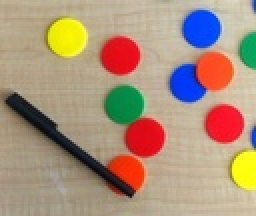
%> input picture a_color_elastica_model/chipCrop.jpg, 128 x 108 px, shrunk from 309 x 260 before the run (shown 2 times larger)
$ octave demo.m   (GNU Octave 9; MATLAB toolbox functions it lacks are replaced by stand-ins)
%> lines starting %> are read from the running program, lines starting %| are printed output that depends on the picture
### a_color_elastica_model/CE.m
% MATLAB code for "A Color Elastica Model for Vector-Valued Image
% Regularization" by Liu, Hao and Tai, Xue-Cheng and Kimmel, Ron and
% Glowinski, Roland .
% https://epubs.siam.org/doi/abs/10.1137/20M1354532
%
% If this code is useful, pleae cite our paper.
%

% Copyright (c) 2022 Hao Liu (haoliu AT hkbu.edu.hk)
% Department of Mathematics,
% Hong Kong Baptist University
% Kowloon, Hong Kong
% https://www.math.hkbu.edu.hk/~haoliu/
%
% Permission is hereby granted, free of charge, to any person obtaining a copy
% of this software and associated documentation files (the "Software"), to deal
% in the Software without restriction, subject to the following conditions:
%
% The above copyright notice and this permission notice shall be included in
% all copies or substantial portions of the Software.
%
% The Software is provided "as is", without warranty of any kind.

function u=CE(f,alpha1,beta,eta,tau,tol,tol1)

% parameters:
% alpha1: alpha in the model
% beta: beta in the model
% eta: eta in the model
% tol: stopping critetion for the algorithm
% tol1: stopping criterion for the inner iteration in fractional step 1 for
%       p
% tau: time step.


[m,n,k]=size(f);


gamma1=1;
gamma2=3;


h=1;
u=f;
[p1,p2]=gradu(u);


[G11,G12,G22]=Mp(p1,p2,alpha1);
g=G11.*G22-G12.^2;

[lambda1,lambda2]=initialLambda(g,G11,G12,G22,p1,p2);

xx=(1:m)-1;
yy=(1:n)-1;
[y1,x1]=meshgrid(yy,xx);
zx=2*pi*x1/m;
zy=2*pi*y1/n;

w0=(1-exp(-sqrt(-1)*zx)).*(exp(sqrt(-1)*zx)-1)+...
    (1-exp(-sqrt(-1)*zy)).*(exp(sqrt(-1)*zy)-1);
w=eta*((1-exp(-sqrt(-1)*zx)).*(exp(sqrt(-1)*zx)-1)+...
    (1-exp(-sqrt(-1)*zy)).*(exp(sqrt(-1)*zy)-1))-tau;


ss=10;
kk=0;
err=[];
energy=[];

while ss>tol
    kk=kk+1;
    %%%%%% step 1
    dLambda=divLambda(lambda1,lambda2);
    s=sum(dLambda.^2,3);
    s1=zeros(m,n);
    [p1_1,p2_1]=updatep(p1,p2,s,s1,alpha1,beta,tau,tol1);

    [G11temp,G12temp,G22temp]=Mp(p1_1,p2_1,alpha1);
    G11_1=exp(-gamma2*tau)*G11+(1-exp(-gamma2*tau))*G11temp;
    G12_1=exp(-gamma2*tau)*G12+(1-exp(-gamma2*tau))*G12temp;
    G22_1=exp(-gamma2*tau)*G22+(1-exp(-gamma2*tau))*G22temp;
    g_1=G11_1.*G22_1-G12_1.^2;
    tau_lambda_temp=2*tau*beta./sqrt(g_1);
    tau_lambda=max(abs(tau_lambda_temp(:)));

    rhs=(tau_lambda-2*tau*beta./sqrt(g_1)).*dLambda;
    rhsex=expandf3(rhs);
    rhs_1=gamma1*lambda1-(rhsex(3:end,2:end-1,:)-rhsex(2:end-1,2:end-1,:));
    rhs_2=gamma1*lambda2-(rhsex(2:end-1,3:end,:)-rhsex(2:end-1,2:end-1,:));

    rhs_1F=zeros(m,n,k);
    rhs_2F=zeros(m,n,k);
    for ii=1:3
        rhs_1F(:,:,ii)=fft2(rhs_1(:,:,ii));
        rhs_2F(:,:,ii)=fft2(rhs_2(:,:,ii));
    end

    a11=gamma1-2*tau_lambda*(cos(zx)-1);
    a12=tau_lambda*(cos(zx)-1+sqrt(-1)*sin(zx)).*(cos(zy)-1-sqrt(-1)*sin(zy));
    a21=tau_lambda*(cos(zy)-1+sqrt(-1)*sin(zy)).*(cos(zx)-1-sqrt(-1)*sin(zx));
    a22=gamma1-2*tau_lambda*(cos(zy)-1);
    D=gamma1^2+2*gamma1*tau_lambda*(2-cos(zx)-cos(zy));

    lambda1_1=zeros(m,n,k);
    lambda2_1=zeros(m,n,k);
    for ii=1:3
        lambda1_1(:,:,ii)=real(ifft2((a22.*rhs_1F(:,:,ii)-a12.*rhs_2F(:,:,ii))./D));
        lambda2_1(:,:,ii)=real(ifft2((-a21.*rhs_1F(:,:,ii)+a11.*rhs_2F(:,:,ii))./D));
    end

    %%%%%%%%%%% step 2
    A11=2*G11_1.^2./g_1+2*G12_1.^2./g_1+2*gamma1;
    A12=2*G11_1.*G12_1./g_1+2*G12_1.*G22_1./g_1;
    A22=2*G12_1.^2./g_1+2*G22_1.^2./g_1+2*gamma1;

    b1=2*G11_1./sqrt(g_1).*p1_1+2*G12_1./sqrt(g_1).*p2_1+2*gamma1*lambda1_1;
    b2=2*G12_1./sqrt(g_1).*p1_1+2*G22_1./sqrt(g_1).*p2_1+2*gamma1*lambda2_1;

    detA=A11.*A22-A12.^2;

    lambda1_2=(A22.*b1-A12.*b2)./detA;
    lambda2_2=(-A12.*b1+A11.*b2)./detA;

    p1_2=(G11_1.*lambda1_2+G12_1.*lambda2_2)./sqrt(g_1);
    p2_2=(G12_1.*lambda1_2+G22_1.*lambda2_2)./sqrt(g_1);

    [G11temp,G12temp,G22temp]=Mp(p1_2,p2_2,alpha1);
    G11_2=exp(-gamma2*tau)*G11_1+(1-exp(-gamma2*tau))*G11temp;
    G12_2=exp(-gamma2*tau)*G12_1+(1-exp(-gamma2*tau))*G12temp;
    G22_2=exp(-gamma2*tau)*G22_1+(1-exp(-gamma2*tau))*G22temp;
    g_2=G11_2.*G22_2-G12_2.^2;
    dp=divLambda(p1_2,p2_2);

    %%%%%%%%%% step 3
    dp=divLambda(p1_2,p2_2);

    rhs=eta*dp-tau*f;

    rhs_F=zeros(m,n,k);
    for ii=1:3
        rhs_F(:,:,ii)=fft2(rhs(:,:,ii))./w;
    end

    u_3=zeros(m,n,k);
    for ii=1:3
        u_3(:,:,ii)=real(ifft2(rhs_F(:,:,ii)));
    end

    [p1_3,p2_3]=gradu(u_3);
    [G11temp,G12temp,G22temp]=Mp(p1_3,p2_3,alpha1);
    G11_3=exp(-gamma2*tau)*G11_2+(1-exp(-gamma2*tau))*G11temp;
    G12_3=exp(-gamma2*tau)*G12_2+(1-exp(-gamma2*tau))*G12temp;
    G22_3=exp(-gamma2*tau)*G22_2+(1-exp(-gamma2*tau))*G22temp;
    g_3=G11_3.*G22_3-G12_3.^2;
    %%%%%%%%%%%%%% energy
    gtemp=G11temp.*G22temp-G12temp.^2;
    mu1=(G22temp.*p1_3-G12temp.*p2_3)./sqrt(gtemp);
    mu2=(-G12temp.*p1_3+G11temp.*p2_3)./sqrt(gtemp);
    dmu=divLambda(mu1,mu2);
    ener1=sqrt(gtemp)+beta*sum(dmu.^2,3)./sqrt(gtemp);
    ener2=sum((u_3-f).^2,3)/(2*eta);
    ener=(sum(ener1(:))+sum(ener2(:)));
    ss=sqrt(sum(abs(u(:)-u_3(:)).^2));
    err=[err;ss];
    energy=[energy;ener];
    % uncomment the following line if to show the history of energy and
    % error
    sprintf('%i %e %e',kk,ener,ss)
    %%%%%%%%% update
    u=u_3;
    p1=p1_3;
    p2=p2_3;
    lambda1=lambda1_2;
    lambda2=lambda2_2;
    G11=G11_3;
    G12=G12_3;
    G22=G22_3;
    g=g_3;
end

### a_color_elastica_model/expandf3.m
function pexpand=expandf3(p)

[M,N,K]=size(p);
pexpand=zeros(M+2,N+2,K);
pexpand(2:end-1,2:end-1,:)=p;
pexpand(1,:,:)=pexpand(end-1,:,:);
pexpand(end,:,:)=pexpand(2,:,:);
pexpand(:,1,:)=pexpand(:,end-1,:);
pexpand(:,end,:)=pexpand(:,2,:);

### a_color_elastica_model/gradu.m
function [ux,uy]=gradu(u)

uex=expandf3(u);
ux=(uex(3:end,2:end-1,:)-uex(2:end-1,2:end-1,:));
uy=(uex(2:end-1,3:end,:)-uex(2:end-1,2:end-1,:));

### a_color_elastica_model/Mp.m
function [G11,G12,G22]=Mp(p1,p2,alpha1)

G11=alpha1+p1(:,:,1).^2+p1(:,:,2).^2+p1(:,:,3).^2;
G12=p1(:,:,1).*p2(:,:,1)+p1(:,:,2).*p2(:,:,2)+p1(:,:,3).*p2(:,:,3);
G22=alpha1+p2(:,:,1).^2+p2(:,:,2).^2+p2(:,:,3).^2;

### a_color_elastica_model/initialLambda.m
function [lm1,lm2]=initialLambda(g,G11,G12,G22,p1,p2)

% [11 lines of commented-out code are left out]
sqg=sqrt(g);
fac=sqg./g;
lm1=fac.*(G22.*p1-G12.*p2);
lm2=fac.*(-G12.*p1+G11.*p2);
% [6 lines of commented-out code are left out]

### a_color_elastica_model/divLambda.m
function dLambda=divLambda(lambda1,lambda2)

lambda1ex=expandf3(lambda1);
lambda2ex=expandf3(lambda2);

dLambda=(lambda1ex(2:end-1,2:end-1,:)-lambda1ex(1:end-2,2:end-1,:)+...
    lambda2ex(2:end-1,2:end-1,:)-lambda2ex(2:end-1,1:end-2,:));

### a_color_elastica_model/updatep.m
function [q1,q2]=updatep(p1,p2,s,s1,alpha1,beta,tau,tol)
IterNum=50;
scale1=1;
q1=zeros(size(p1));
q2=zeros(size(p2));

q1temp=p1;
q2temp=p2;
err=10;
qq=p1(:,:,1);
kk=0;
while err>tol && kk<IterNum
    kk=kk+1;
    q1temp(:,:,1)=qq;
    [G11,G12,G22]=Mp(q1temp,q2temp,alpha1);
    m=G11.*G22-G12.^2;
    dq1=1/tau*(qq-p1(:,:,1))+1/2*((1+s1)./sqrt(m)-beta.*s./(m.^(3/2))).*(2*G22.*qq-2*G12.*p2(:,:,1));
    dq2=1/tau+1/2*((1+s1).*m.^(-1/2)-beta*s.*m.^(-3/2)).*(2*G22-2*p2(:,:,1).^2)+...
        1/2*((1+s1).*(-1/2).*m.^(-3/2)+3/2*beta*s.*m.^(-5/2)).*(2*G22.*qq-2*G12.*p2(:,:,1)).^2;
    qq1=qq-scale1*dq1./dq2;
    err=max(abs(qq1(:)-qq(:)));
    qq=qq1;
end
q1(:,:,1)=qq1;

q1temp=p1;
q2temp=p2;
err=10;
qq=p1(:,:,2);
kk=0;
while err>tol && kk<IterNum
    kk=kk+1;
    q1temp(:,:,2)=qq;
    [G11,G12,G22]=Mp(q1temp,q2temp,alpha1);
    m=G11.*G22-G12.^2;
    dq1=1/tau*(qq-p1(:,:,2))+1/2*((1+s1)./sqrt(m)-beta.*s./(m.^(3/2))).*(2*G22.*qq-2*G12.*p2(:,:,2));
    dq2=1/tau+1/2*((1+s1).*m.^(-1/2)-beta*s.*m.^(-3/2)).*(2*G22-2*p2(:,:,2).^2)+...
        1/2*((1+s1).*(-1/2).*m.^(-3/2)+3/2*beta*s.*m.^(-5/2)).*(2*G22.*qq-2*G12.*p2(:,:,2)).^2;
    qq1=qq-scale1*dq1./dq2;
    err=max(abs(qq1(:)-qq(:)));
    qq=qq1;
end
q1(:,:,2)=qq1;

q1temp=p1;
q2temp=p2;
err=10;
qq=p1(:,:,3);
kk=0;
while err>tol && kk<IterNum
    kk=kk+1;
    q1temp(:,:,3)=qq;
    [G11,G12,G22]=Mp(q1temp,q2temp,alpha1);
    m=G11.*G22-G12.^2;
    dq1=1/tau*(qq-p1(:,:,3))+...
        1/2*((1+s1)./sqrt(m)-beta.*s./(m.^(3/2))).*(2*G22.*qq-2*G12.*p2(:,:,3));
    dq2=1/tau+1/2*((1+s1).*m.^(-1/2)-beta*s.*m.^(-3/2)).*(2*G22-2*p2(:,:,3).^2)+...
        1/2*((1+s1).*(-1/2).*m.^(-3/2)+3/2*beta*s.*m.^(-5/2)).*(2*G22.*qq-2*G12.*p2(:,:,3)).^2;
    qq1=qq-scale1*dq1./dq2;
    err=max(abs(qq1(:)-qq(:)));
    qq=qq1;
end
q1(:,:,3)=qq1;

q1temp=p1;
q2temp=p2;
err=10;
qq=p2(:,:,1);
kk=0;
while err>tol && kk<IterNum
    kk=kk+1;
    q2temp(:,:,1)=qq;
    [G11,G12,G22]=Mp(q1temp,q2temp,alpha1);
    m=G11.*G22-G12.^2;
    dq1=1/tau*(qq-p2(:,:,1))+...
        1/2*((1+s1)./sqrt(m)-beta.*s./(m.^(3/2))).*(2*G11.*qq-2*G12.*p1(:,:,1));
    dq2=1/tau+1/2*((1+s1).*m.^(-1/2)-beta*s.*m.^(-3/2)).*(2*G11-2*p1(:,:,1).^2)+...
        1/2*((1+s1).*(-1/2).*m.^(-3/2)+3/2*beta*s.*m.^(-5/2)).*(2*G11.*qq-2*G12.*p1(:,:,1)).^2;
    qq1=qq-scale1*dq1./dq2;
    err=max(abs(qq1(:)-qq(:)));
    qq=qq1;
end
q2(:,:,1)=qq1;

q1temp=p1;
q2temp=p2;
err=10;
qq=p2(:,:,2);
kk=0;
while err>tol && kk<IterNum
    kk=kk+1;
    q2temp(:,:,2)=qq;
    [G11,G12,G22]=Mp(q1temp,q2temp,alpha1);
    m=G11.*G22-G12.^2;
    dq1=1/tau*(qq-p2(:,:,2))+...
        1/2*((1+s1)./sqrt(m)-beta.*s./(m.^(3/2))).*(2*G11.*qq-2*G12.*p1(:,:,2));
    dq2=1/tau+1/2*((1+s1).*m.^(-1/2)-beta*s.*m.^(-3/2)).*(2*G11-2*p1(:,:,2).^2)+...
        1/2*((1+s1).*(-1/2).*m.^(-3/2)+3/2*beta*s.*m.^(-5/2)).*(2*G11.*qq-2*G12.*p1(:,:,2)).^2;
    qq1=qq-scale1*dq1./dq2;
    err=max(abs(qq1(:)-qq(:)));
    qq=qq1;
end
q2(:,:,2)=qq1;

q1temp=p1;
q2temp=p2;
err=10;
qq=p2(:,:,3);
kk=0;
while err>tol && kk<IterNum
    kk=kk+1;
    q2temp(:,:,3)=qq;
    [G11,G12,G22]=Mp(q1temp,q2temp,alpha1);
    m=G11.*G22-G12.^2;
    dq1=1/tau*(qq-p2(:,:,3))+...
        1/2*((1+s1)./sqrt(m)-beta.*s./(m.^(3/2))).*(2*G11.*qq-2*G12.*p1(:,:,3));
    dq2=1/tau+1/2*((1+s1).*m.^(-1/2)-beta*s.*m.^(-3/2)).*(2*G11-2*p1(:,:,3).^2)+...
        1/2*((1+s1).*(-1/2).*m.^(-3/2)+3/2*beta*s.*m.^(-5/2)).*(2*G11.*qq-2*G12.*p1(:,:,3)).^2;
    qq1=qq-scale1*dq1./dq2;
    err=max(abs(qq1(:)-qq(:)));
    qq=qq1;
end
q2(:,:,3)=qq1;

### a_color_elastica_model/demo.m
clear

f=double(imread('chipCrop.jpg'))/255;

[m,n,k]=size(f);
%> m = 108; n = 128; k = 3
f0=f;

%%% Gaussian noise
noiseLevel=0.06;
% f=f0+randn(m,n,k)*sqrt(noiseLevel);
f=f0+randn(m,n,k)*(noiseLevel);

% %%%%%%%% Poisson noise
% fac=1*10^10;
% f=double(imnoise(f0/fac,'poisson')*fac);


f=min(f,1);
f=max(f,0);

alpha1=1e-2;
beta=0.005;
eta=1;
tol=1e-2;
tol1=1e-5;
tau=5e-2;

u=CE(f,alpha1,beta,eta,tau,tol,tol1);
%> in expandf3, `pexpand(:,1,:)=pexpand(:,end-1,:);`: pexpand: size 110x130x3 double; mean R, G, B 0.667, 0.572, 0.482
%> in expandf3, `pexpand(:,end,:)=pexpand(:,2,:);`:
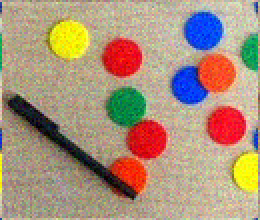
%> pexpand: size 110x130x3 double (shown 2 times larger); mean R, G, B 0.672, 0.576, 0.486
%> the loop in CE, `while ss>tol` made 106 passes
%> (tau_lambda, ener, ss) on passes 10 to 15: (0.0498, 511.1, 0.286), (0.0498, 496.8, 0.282), (0.0498, 483, 0.277), (0.0499, 469.7, 0.273), (0.0498, 456.9, 0.269), (0.0498, 444.6, 0.264)
%> pass 1, in divLambda, `lambda2ex=expandf3(lambda2);`:
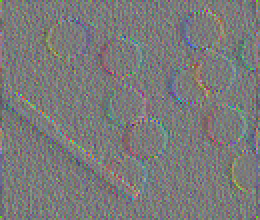
%> lambda2ex: size 110x130x3 double (shown 2 times larger); mean R, G, B -0.00102, -0.000883, -0.00147; drawn with min black and max white
%> pass 1, in divLambda, `dLambda=(lambda1ex(2:end-1,2:end-1,:)-lambda1ex(1:end-2,2:end-1,:)+ la..`:
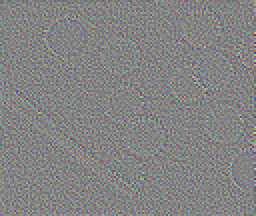
%> dLambda: size 108x128x3 double (shown 2 times larger); mean R, G, B -3.03e-18, 7.87e-19, -6.1e-19; drawn with min black and max white
%> pass 1, in CE, `s=sum(dLambda.^2,3);`:
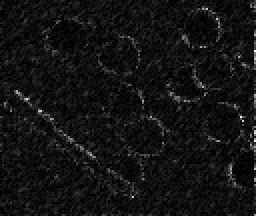
%> s: size 108x128 double (shown 2 times larger); min 6.76e-05, max 1.59, mean 0.121; drawn with min black and max white
%> after the loop in CE, `while ss>tol`:
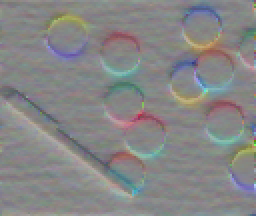
%> lambda1_1: size 108x128x3 double (shown 2 times larger); mean R, G, B 0.000234, 0.000143, 0.000335; drawn with min black and max white
%> after the loop in CE, `while ss>tol`:
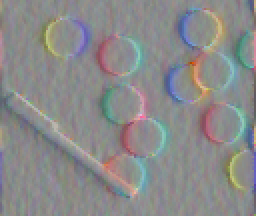
%> lambda2_1: size 108x128x3 double (shown 2 times larger); mean R, G, B -0.00034, -0.000264, -0.000297; drawn with min black and max white
%> after the loop in CE, `while ss>tol`:
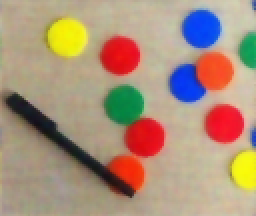
%> u_3: size 108x128x3 double (shown 2 times larger); mean R, G, B 0.672, 0.573, 0.484; mean of the top-left, top-right, bottom-left and bottom-right quarters 0.589, 0.61, 0.494, 0.612
%%
figure
subplot(1,3,1)
imshow(f,[0,1])
title('noisy image')
subplot(1,3,2)
imshow(f0,[0,1])
title('original image')
subplot(1,3,3)
imshow(u,[0,1])
title('our result')
